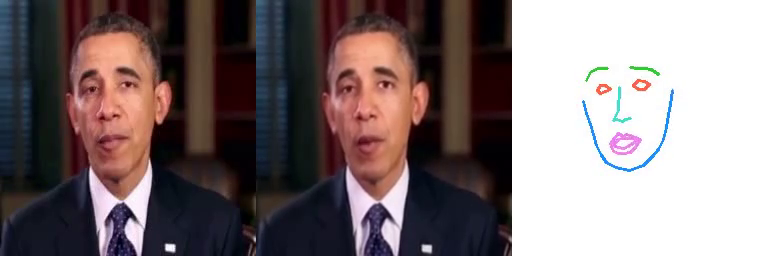
#> input picture frame 102 of genrated -vs -ground- truth/generated-obama.mp4, 768 x 256 px, given in place of obama.mp4, which was not available
$ python 'make-it-talk-ground -vs-generated.py'
#> lines starting #> are read from the running program, lines starting #| are printed output that depends on the picture
import cv2 as cv

video = cv.VideoCapture('obama.mp4')
i = 0
while True:
    isTrue, frame = video.read()
#> frame is the input picture: shape (256, 768, 3); mean B, G, R 118.4, 117.3, 130
    if isTrue == False:
        break
    resized_frame = cv.resize(frame,(256,256))
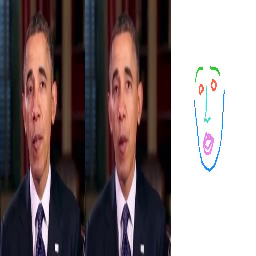
#> resized_frame: shape (256, 256, 3); mean B, G, R 118.2, 117, 129.7
    cv.imwrite('Raghavendra/frames/'+str(i)+'.jpg', resized_frame)

    i += 1

video.release()
cv.destroyAllWindows()

$ run again, starting later in the video
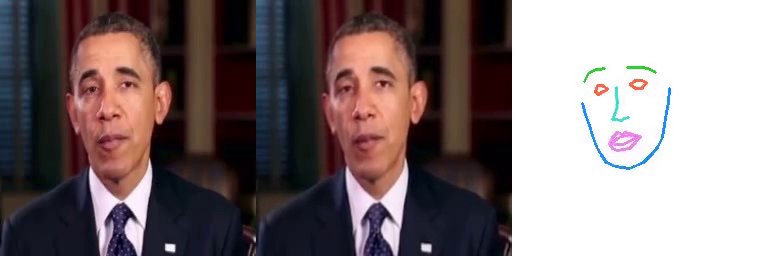
#> input picture frame 460 of genrated -vs -ground- truth/generated-obama.mp4, 768 x 256 px, given in place of obama.mp4, which was not available
#> frame is the input picture: shape (256, 768, 3); mean B, G, R 118.5, 117.2, 129.9
#> `resized_frame = cv.resize(frame,(256,256))`:
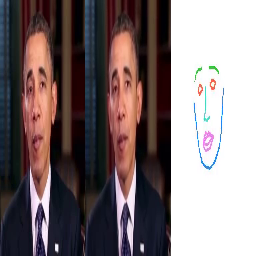
#> resized_frame: shape (256, 256, 3); mean B, G, R 118.2, 117, 129.7

$ run again, starting later in the video
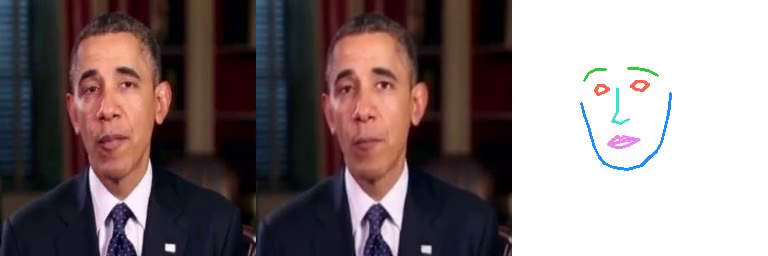
#> input picture frame 819 of genrated -vs -ground- truth/generated-obama.mp4, 768 x 256 px, given in place of obama.mp4, which was not available
#> frame is the input picture: shape (256, 768, 3); mean B, G, R 118.5, 117.4, 130.2
#> `resized_frame = cv.resize(frame,(256,256))`:
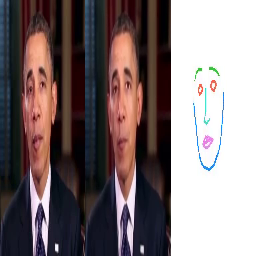
#> resized_frame: shape (256, 256, 3); mean B, G, R 118.3, 117.2, 129.9
